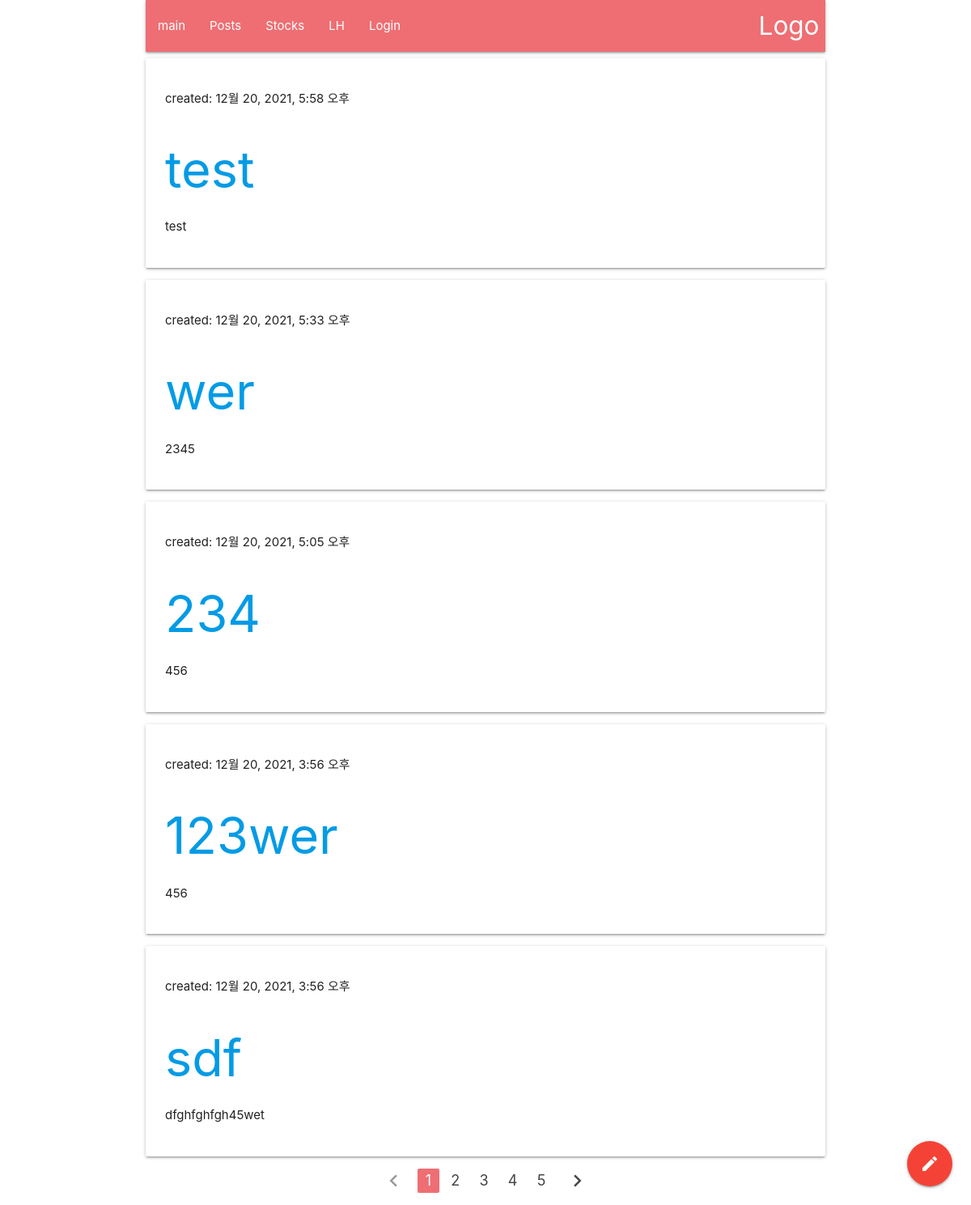
Page /post_list on the committed database.
### firstapp/models.py (models this page shows, shortened)
class Post(models.Model):
    id = models.AutoField(primary_key=True)
    author = models.ForeignKey(settings.AUTH_USER_MODEL, on_delete=models.CASCADE)
    title = models.CharField(max_length=200)
    text = models.TextField()
    created_date = models.DateTimeField(default=timezone.now)
    modified_date = models.DateTimeField(null=True, blank=True)
    def get_absolute_url(self):
        return f'/post/{self.pk}'

### firstapp/views.py (the view)
# urls.py: path('post_list', views.post_list, name='post_list'),
def post_list(request):
    page = request.GET.get('page', '1')
    shownum = request.GET.get('shownum', '5')
    posts = Post.objects.filter(created_date__lte=timezone.now()).order_by('-created_date')
    paginator = Paginator(posts, shownum)  # 페이지당 10개씩 보여주기
    posts = paginator.get_page(page)
    return render(request, 'firstapp/post_list.html', {'posts': posts})

### firstapp/templates/firstapp/post_list.html (shortened to what this page needs)
{% extends 'firstapp/base.html' %}
{% block content %}
{% for post in posts %}
    <div class='card-panel'>
        <p>created: {{ post.created_date }}</p>
        <h1><a href="{{ post.get_absolute_url }}">{{ post.title }}</a></h1>
        <p>{{ post.text|linebreaksbr }}</p>
    </div>
{% endfor %}
<center>
    <ul class="pagination">
        {% if posts.has_previous %}
        <li class="waves-effect"><a href="?page={{ posts.previous_page_number }}"><i class="material-icons">chevron_left</i></a></li>
        {% else %}
        <li class="disabled"><a href="#!"><i class="material-icons">chevron_left</i></a></li>
        {% endif %}
        {% for page_number in posts.paginator.page_range %}
            {% if page_number >= posts.number|add:-5 and page_number <= posts.number|add:5 %}
                {% if page_number == posts.number %}
                <li class="active"><a href="?page={{ page_number }}">{{ page_number }}</a></li>
                {% else %}
                <li class="waves-effect"><a href="?page={{ page_number }}">{{ page_number }}</a></li>
                {% endif %}
            {% endif %}
        {% endfor %}
        {% if posts.has_next %}
        <li class="waves-effect"><a href="?page={{ posts.next_page_number }}"><i class="material-icons">chevron_right</i></a></li>
        {% else %}
        <li class="disabled"><a href="#!"><i class="material-icons">chevron_right</i></a></li>
        {% endif %}
    </ul>
</center>
<div class="fixed-action-btn">
  <a href="{% url 'firstapp:post_new' %}" class="btn-floating btn-large waves-effect waves-light red">
    <i class="large material-icons">mode_edit</i>
  </a>
</div>
{% endblock %}

### rows in the picture
Post: created_date "12월 20, 2021, 5:58 오후", title "test", text "test"
Post: created_date "12월 20, 2021, 5:33 오후", title "wer", text "2345"
Post: created_date "12월 20, 2021, 5:05 오후", title "234", text "456"
Post: created_date "12월 20, 2021, 3:56 오후", title "123wer", text "456"
Post: created_date "12월 20, 2021, 3:56 오후", title "sdf", text "dfghfghfgh45wet"

### other values in the picture
{{ page_number }} "1"
{{ page_number }} "2" "3" "4" "5"
